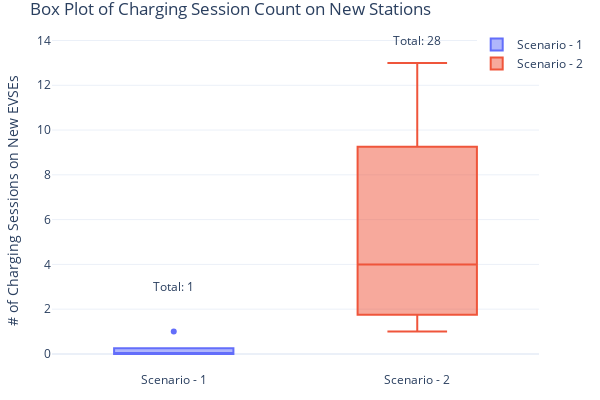

Here is the notebook cell this chart was saved with:
### Code cell
layout = go.Layout(
    annotations=go.Annotations([
        go.Annotation(
            x=1,
            y=14,
            text='Total: ' + str(sum(nevses_cs_count_342['count'])),
            showarrow=False,
            font=go.Font(
                size=12
            )
        ), go.Annotation(
            x=0,
            y=3,
            text='Total: ' + str(sum(nevses_cs_count_343['count'])),
            showarrow=False,
            font=go.Font(
                size=12
            )
        )
    ])
)

fig = go.Figure(layout=layout)
fig.add_trace(go.Box(y=nevses_cs_count_343['count'], name = 'Scenario - 1'))
fig.add_trace(go.Box(y=nevses_cs_count_342['count'], name = 'Scenario - 2', text = sum(nevses_cs_count_342['count'])))



fig.update_layout(margin=dict(l=20, r=20, t=30, b=20), uniformtext_minsize=8, uniformtext_mode='hide', template='plotly_white', width=600, height=400, title="Box Plot of Charging Session Count on New Stations",
                  yaxis_title="# of Charging Sessions on New EVSEs", legend=dict(
    yanchor="top",
    y=1.0,
    xanchor="right",
    x=1.1
))
fig.show()

### Figure 1 — Plotly figure (JSON) as saved in the notebook; plotly's stock layout.template omitted (floating-point values rounded to 4 significant figures)
{"data": [{"name": "Scenario - 1", "type": "box", "y": [0, 0, 0, 1, 0]}, {"name": "Scenario - 2", "text": "28", "type": "box", "y": [4, 13, 8, 2, 1]}], "layout": {"annotations": [{"font": {"size": 12}, "showarrow": false, "text": "Total: 28", "x": 1, "y": 14}, {"font": {"size": 12}, "showarrow": false, "text": "Total: 1", "x": 0, "y": 3}], "height": 400, "legend": {"x": 1.1, "xanchor": "right", "y": 1, "yanchor": "top"}, "margin": {"b": 20, "l": 20, "r": 20, "t": 30}, "title": {"text": "Box Plot of Charging Session Count on New Stations"}, "uniformtext": {"minsize": 8, "mode": "hide"}, "width": 600, "xaxis": {"autorange": true, "range": [-0.5, 1.5], "type": "category"}, "yaxis": {"autorange": true, "range": [-0.7615, 14.47], "title": {"text": "# of Charging Sessions on New EVSEs"}, "type": "linear"}}}
